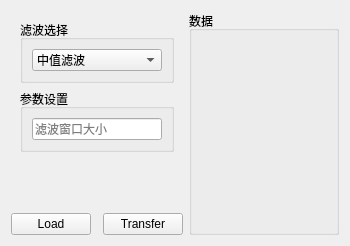
<?xml version="1.0" encoding="UTF-8"?>
<ui version="4.0">
 <class>Filter</class>
 <widget class="QWidget" name="Filter">
  <property name="geometry">
   <rect>
    <x>0</x>
    <y>0</y>
    <width>350</width>
    <height>246</height>
   </rect>
  </property>
  <property name="maximumSize">
   <size>
    <width>350</width>
    <height>16777215</height>
   </size>
  </property>
  <property name="windowTitle">
   <string>Form</string>
  </property>
  <layout class="QHBoxLayout" name="horizontalLayout_2">
   <item>
    <layout class="QVBoxLayout" name="verticalLayout_4">
     <item>
      <widget class="QWidget" name="widget" native="true">
       <layout class="QVBoxLayout" name="verticalLayout_3">
        <item>
         <widget class="QGroupBox" name="groupBox">
          <property name="title">
           <string>滤波选择</string>
          </property>
          <layout class="QVBoxLayout" name="verticalLayout">
           <item>
            <widget class="QComboBox" name="cB_FilterType">
             <item>
              <property name="text">
               <string>中值滤波</string>
              </property>
             </item>
             <item>
              <property name="text">
               <string>平滑滤波</string>
              </property>
             </item>
            </widget>
           </item>
          </layout>
         </widget>
        </item>
        <item>
         <widget class="QGroupBox" name="groupBox_3">
          <property name="title">
           <string>参数设置</string>
          </property>
          <layout class="QVBoxLayout" name="verticalLayout_2">
           <item>
            <widget class="QLineEdit" name="lE_WindowSize">
             <property name="placeholderText">
              <string>滤波窗口大小</string>
             </property>
            </widget>
           </item>
          </layout>
         </widget>
        </item>
       </layout>
      </widget>
     </item>
     <item>
      <spacer name="verticalSpacer_2">
       <property name="orientation">
        <enum>Qt::Vertical</enum>
       </property>
       <property name="sizeHint" stdset="0">
        <size>
         <width>20</width>
         <height>40</height>
        </size>
       </property>
      </spacer>
     </item>
     <item>
      <layout class="QHBoxLayout" name="horizontalLayout">
       <item>
        <widget class="QPushButton" name="btn_Load">
         <property name="text">
          <string>Load</string>
         </property>
        </widget>
       </item>
       <item>
        <spacer name="horizontalSpacer">
         <property name="orientation">
          <enum>Qt::Horizontal</enum>
         </property>
         <property name="sizeHint" stdset="0">
          <size>
           <width>40</width>
           <height>20</height>
          </size>
         </property>
        </spacer>
       </item>
       <item>
        <widget class="QPushButton" name="btn_Transfer">
         <property name="text">
          <string>Transfer</string>
         </property>
        </widget>
       </item>
      </layout>
     </item>
    </layout>
   </item>
   <item>
    <widget class="QGroupBox" name="groupBox_2">
     <property name="minimumSize">
      <size>
       <width>150</width>
       <height>0</height>
      </size>
     </property>
     <property name="maximumSize">
      <size>
       <width>16777215</width>
       <height>16777215</height>
      </size>
     </property>
     <property name="title">
      <string>数据</string>
     </property>
     <layout class="QVBoxLayout" name="verticalLayout_6">
      <item>
       <layout class="QVBoxLayout" name="verticalLayout_data"/>
      </item>
     </layout>
    </widget>
   </item>
  </layout>
 </widget>
 <resources/>
 <connections/>
</ui>
